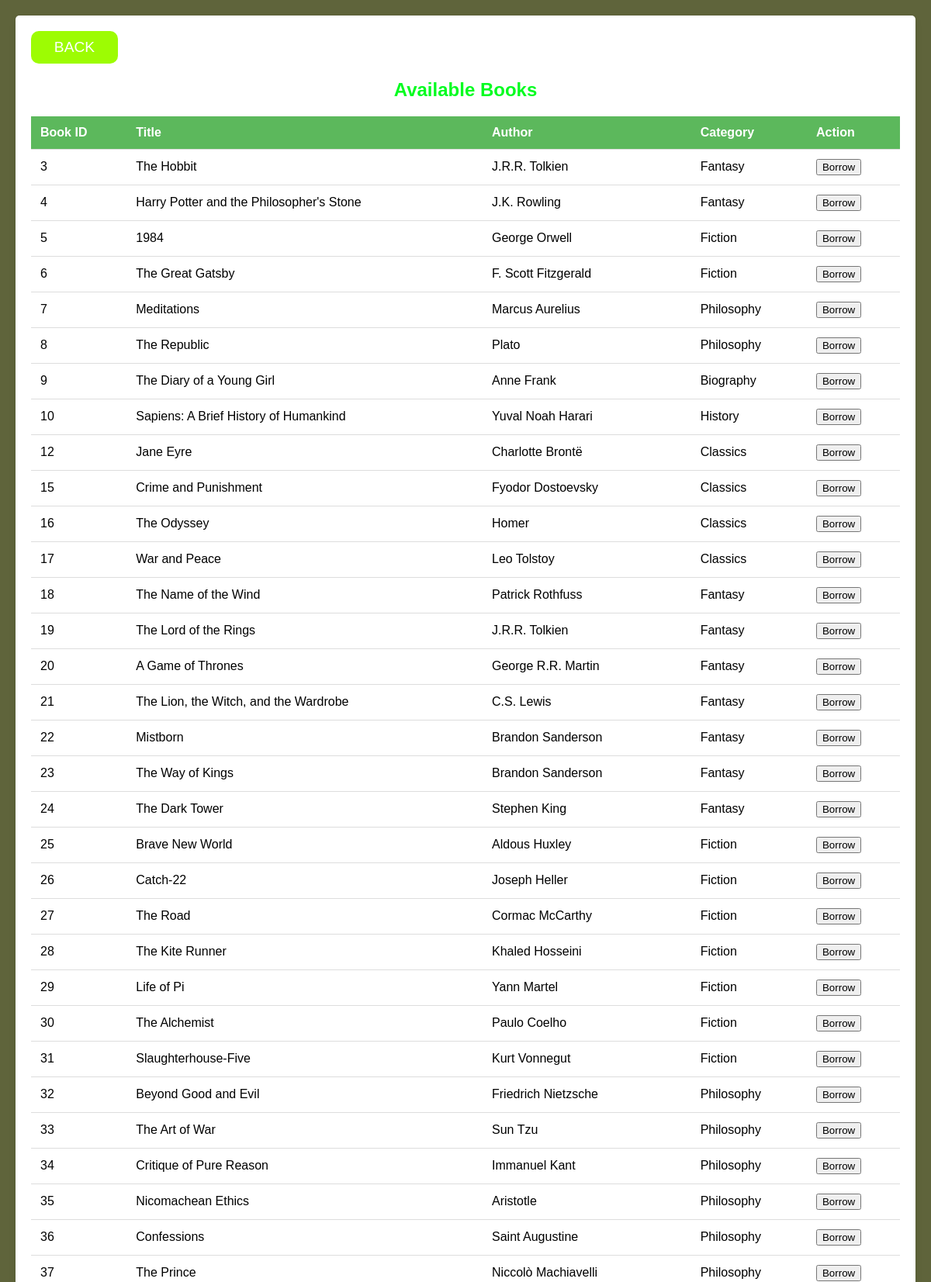
Screenshot of /studBorrow.php (upper part) with the database file from the repository.
### tables this page shows
CREATE TABLE `books` (
  `id` int(11) NOT NULL,
  `title` varchar(255) NOT NULL,
  `author` varchar(255) NOT NULL,
  `genre` varchar(255) NOT NULL,
  `categoryid` int(11) DEFAULT NULL,
  `status` enum('available','borrowed') DEFAULT 'available'
);

CREATE TABLE `categories` (
  `categoryID` int(11) NOT NULL,
  `category_name` varchar(255) NOT NULL
);

### studBorrow.php (the view, shortened to what this page needs)
<?php
include 'db.php';
$sql = "
    SELECT b.id, b.title, b.author, c.category_name
    FROM books b
    JOIN categories c ON b.categoryid = c.categoryID
    WHERE b.status = 'available'";
$result = $conn->query($sql);
$books = $result->fetch_all(MYSQLI_ASSOC);
?>
<!DOCTYPE html>
<html lang="en">
<head>
    <link rel="stylesheet" href="studBorrow.css">
</head>
<body>
    <div class="container">
        <div class="back">
            <button type="BACK" onclick="window.location.href='students.php';">BACK</button>
        </div>
        <h2>Available Books</h2>
        <table>
            <tr>
                <th>Book ID</th>
                <th>Title</th>
                <th>Author</th>
                <th>Category</th>
                <th>Action</th>
            </tr>
            <?php foreach ($books as $book): ?>
                <tr>
                    <td><?php echo htmlspecialchars($book['id']); ?></td>
                    <td><?php echo htmlspecialchars($book['title']); ?></td>
                    <td><?php echo htmlspecialchars($book['author']); ?></td>
                    <td><?php echo htmlspecialchars($book['category_name']); ?></td>
                    <td>
                        <form method="POST">
                            <button type="submit" name="borrow">Borrow</button>
                        </form>
                    </td>
                </tr>
            <?php endforeach; ?>
        </table>
    </div>
</body>
</html>

### studBorrow.css (style rules this page uses)
* { box-sizing: border-box; }
body { font-family: Arial, sans-serif; background-color: #5f643b; margin: 0; padding: 20px; }
.container { max-width: 2000px; margin: auto; background-color: #fff; padding: 20px; border-radius: 5px; box-shadow: 0 4px 8px rgba(0, 0, 0, 0.1); }
h2 { color: #03fc20; }
h2 { text-align: center; color: #03fc20; }
table { width: 100%; border-collapse: collapse; margin-top: 20px; }
th, td { padding: 12px; text-align: left; border-bottom: 1px solid #ddd; }
th { background-color: #5cb85c; color: white; }
button[type="BACK"] { display: block; justify-content: center; margin: 0 0 10px; width: 10%; padding: 10px; border-radius: 10px; background-color: #9dfc03; color: #fff; border: none; cursor: pointer; font-size: 1.2em; }

### rows the page displays
books: id "3", title "The Hobbit", author "J.R.R. Tolkien", categoryid.category_name "Fantasy"
books: id "4", title "Harry Potter and the Philosopher's Stone", author "J.K. Rowling", categoryid.category_name "Fantasy"
books: id "5", title "1984", author "George Orwell", categoryid.category_name "Fiction"
books: id "6", title "The Great Gatsby", author "F. Scott Fitzgerald", categoryid.category_name "Fiction"
books: id "7", title "Meditations", author "Marcus Aurelius", categoryid.category_name "Philosophy"
books: id "8", title "The Republic", author "Plato", categoryid.category_name "Philosophy"
books: id "9", title "The Diary of a Young Girl", author "Anne Frank", categoryid.category_name "Biography"
books: id "10", title "Sapiens: A Brief History of Humankind", author "Yuval Noah Harari", categoryid.category_name "History"
books: id "12", title "Jane Eyre", author "Charlotte Brontë", categoryid.category_name "Classics"
books: id "15", title "Crime and Punishment", author "Fyodor Dostoevsky", categoryid.category_name "Classics"
books: id "16", title "The Odyssey", author "Homer", categoryid.category_name "Classics"
books: id "17", title "War and Peace", author "Leo Tolstoy", categoryid.category_name "Classics"
books: id "18", title "The Name of the Wind", author "Patrick Rothfuss", categoryid.category_name "Fantasy"
books: id "19", title "The Lord of the Rings", author "J.R.R. Tolkien", categoryid.category_name "Fantasy"
books: id "20", title "A Game of Thrones", author "George R.R. Martin", categoryid.category_name "Fantasy"
books: id "21", title "The Lion, the Witch, and the Wardrobe", author "C.S. Lewis", categoryid.category_name "Fantasy"
books: id "22", title "Mistborn", author "Brandon Sanderson", categoryid.category_name "Fantasy"
books: id "23", title "The Way of Kings", author "Brandon Sanderson", categoryid.category_name "Fantasy"
books: id "24", title "The Dark Tower", author "Stephen King", categoryid.category_name "Fantasy"
books: id "25", title "Brave New World", author "Aldous Huxley", categoryid.category_name "Fiction"
books: id "26", title "Catch-22", author "Joseph Heller", categoryid.category_name "Fiction"
books: id "27", title "The Road", author "Cormac McCarthy", categoryid.category_name "Fiction"
books: id "28", title "The Kite Runner", author "Khaled Hosseini", categoryid.category_name "Fiction"
books: id "29", title "Life of Pi", author "Yann Martel", categoryid.category_name "Fiction"
books: id "30", title "The Alchemist", author "Paulo Coelho", categoryid.category_name "Fiction"
books: id "31", title "Slaughterhouse-Five", author "Kurt Vonnegut", categoryid.category_name "Fiction"
books: id "32", title "Beyond Good and Evil", author "Friedrich Nietzsche", categoryid.category_name "Philosophy"
books: id "33", title "The Art of War", author "Sun Tzu", categoryid.category_name "Philosophy"
books: id "34", title "Critique of Pure Reason", author "Immanuel Kant", categoryid.category_name "Philosophy"
books: id "35", title "Nicomachean Ethics", author "Aristotle", categoryid.category_name "Philosophy"
books: id "36", title "Confessions", author "Saint Augustine", categoryid.category_name "Philosophy"
books: id "37", title "The Prince", author "Niccolò Machiavelli", categoryid.category_name "Philosophy"
